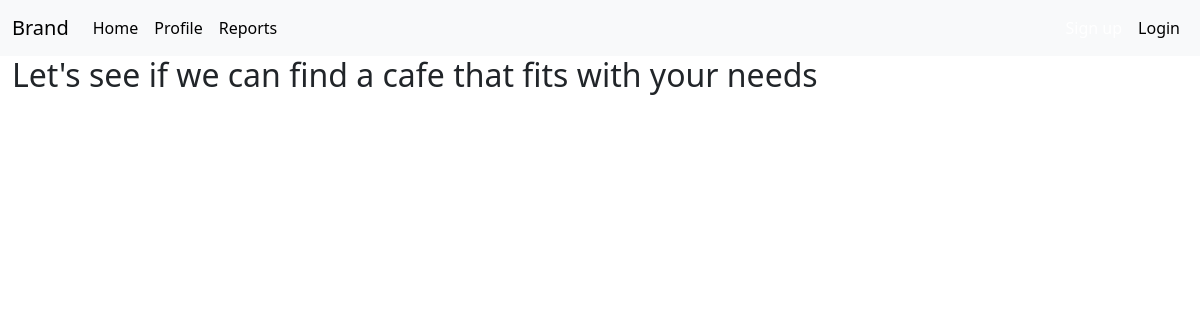
Before: / with the older database file.
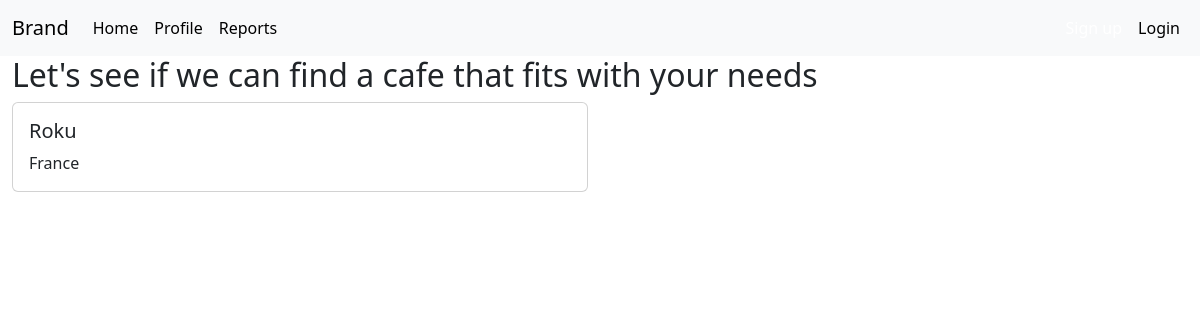
After: the same page with the newer database file.
### project/models/cafe.py (models this page shows)
class Cafe(db.Model, UserMixin):
    __tablename__ = "cafes"
    id = db.Column(db.Integer, primary_key=True)
    name = db.Column(db.String(100), nullable=False)
    location = db.Column(db.String(100), nullable=False)
    tables_quantity = db.Column(db.String(100), nullable=False)
    long_stay = db.Column(db.String(3), nullable=False)
    has_wifi = db.Column(db.String(3), nullable=False)
    has_sockets = db.Column(db.String(3), nullable=False)
    is_quiet = db.Column(db.String(3), nullable=False)
    is_allow_calls = db.Column(db.String(3), nullable=False)
    creator_id = db.Column(db.Integer, db.ForeignKey("users.id"))
    comments = db.relationship("Comment", backref="cafes", lazy=True)
    def __repr__(self) -> str:
        return f"<Cafe {self.name}>"

### project/routes/cafe_view.py (the view)
@cafe.route("/")
def home():
    all_cafes = list(db.session.execute(db.select(Cafe)).scalars())
    print("ALL cafes", all_cafes)
    return render_template("index.html", cafes=all_cafes)

### project/templates/cafe/index.html
{% extends 'base.html'  %}
{% block content %}
<h2>Let's see if we can find a cafe that fits with your needs</h2>
<div class="row row-cols-1 row-cols-md-2 g-4">
	{% for cafe in cafes %}
	<a href="{{ url_for('cafe.cafe_detail', id=cafe.id) }}" style="text-decoration: none; color:none;">
		<div class="col">
			<div class="card">
				<div class="card-body">
					<h5 class="card-title">{{ cafe.name }}</h5>
					<p class="card-text">{{ cafe.location }}</p>
				</div>
			</div>
		</div>
		{% endfor %}
	</a>
</div>
{% endblock %}

Changed rows visible on the page:
added Cafe: name "Roku", location "France"
